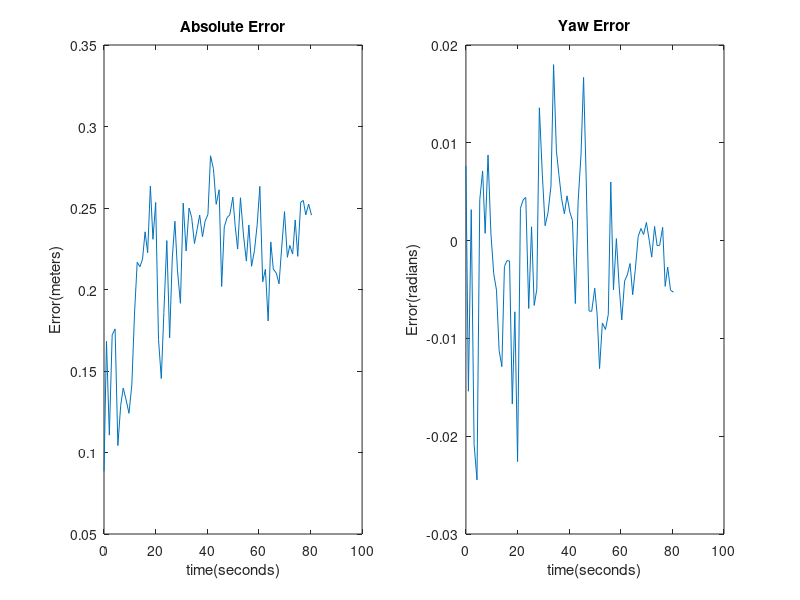

Reproduce this figure in MATLAB.
%Plotting data from error topic

%Loading files
XYError=csvread('error_D.txt');
yaw_error=csvread('error_Y.txt');

%%Starting from time 0
XYError(:,1)=XYError(:,1)-XYError(1,1);
yaw_error(:,1)=yaw_error(:,1)-yaw_error(1,1);

%from nsecs to secs
XYError(:,1)=XYError(:,1)/1000000000;
yaw_error(:,1)=yaw_error(:,1)/1000000000;


%Plotting 
subplot(1,2,1);
plot(XYError(:,1),XYError(:,2));
title('Absolute Error');
xlabel('time(seconds)');
ylabel('Error(meters)');

subplot(1,2,2);
plot(yaw_error(:,1),yaw_error(:,2));
title('Yaw Error');
xlabel('time(seconds)');
ylabel('Error(radians)');

